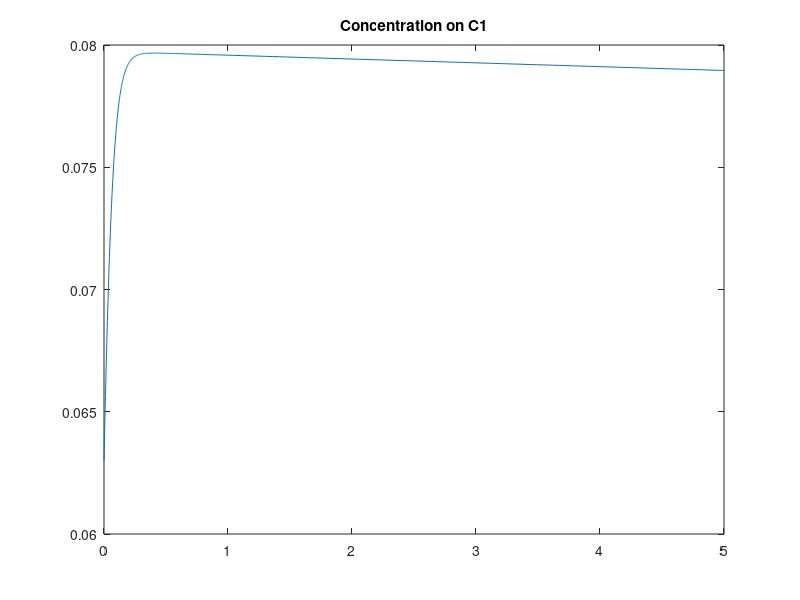
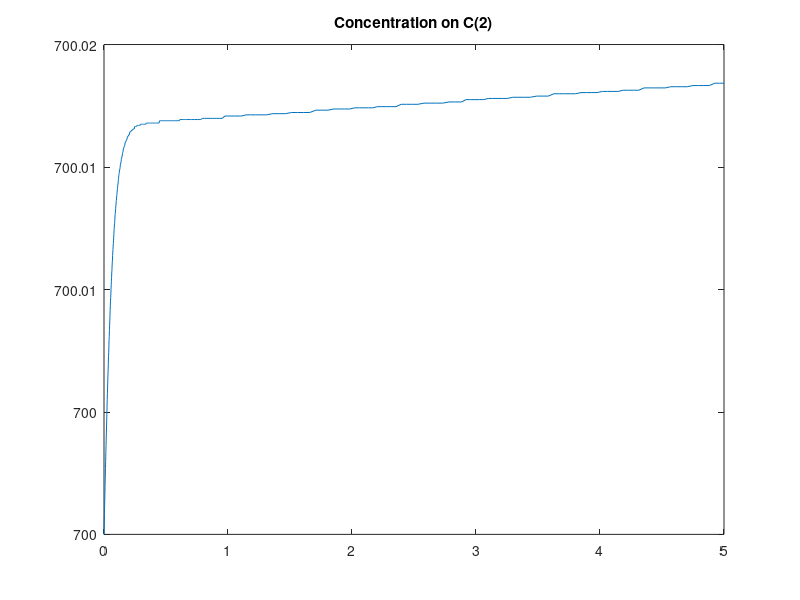
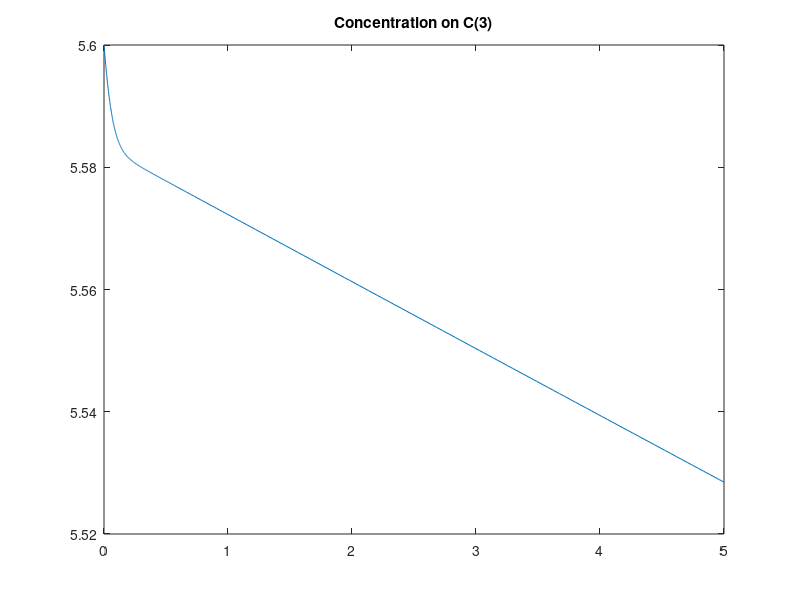

Here is the MATLAB script that generated these plots, in order:
a=1; b=2e-3; d=4e-4; f=4e-8;
xspan=[0,5];
C0=[0.063; 700; 5.6];

M = @(x,C) [-a*(C(1)^3) + d*(C(3)^4) - f*(C(2)^4)*(C(1)^4);
            d*(C(3)^4) - f*(C(2)^4)*(C(1)^4);
            a*(C(1)^3) - (b*C(3)) - d*(C(3)^4) + f*(C(2)^4)*(C(1)^4)];
        
options=odeset('AbsTol',1e-10,'RelTol',1e-10);

[X,c]=ode45(M,xspan,C0,options);

figure(1)
plot(X,c(:,1)),title('Concentration on C1');

figure(2)
plot(X,c(:,2)),title('Concentration on C(2)');

figure(3)
plot(X,c(:,3)),title('Concentration on C(3)');
